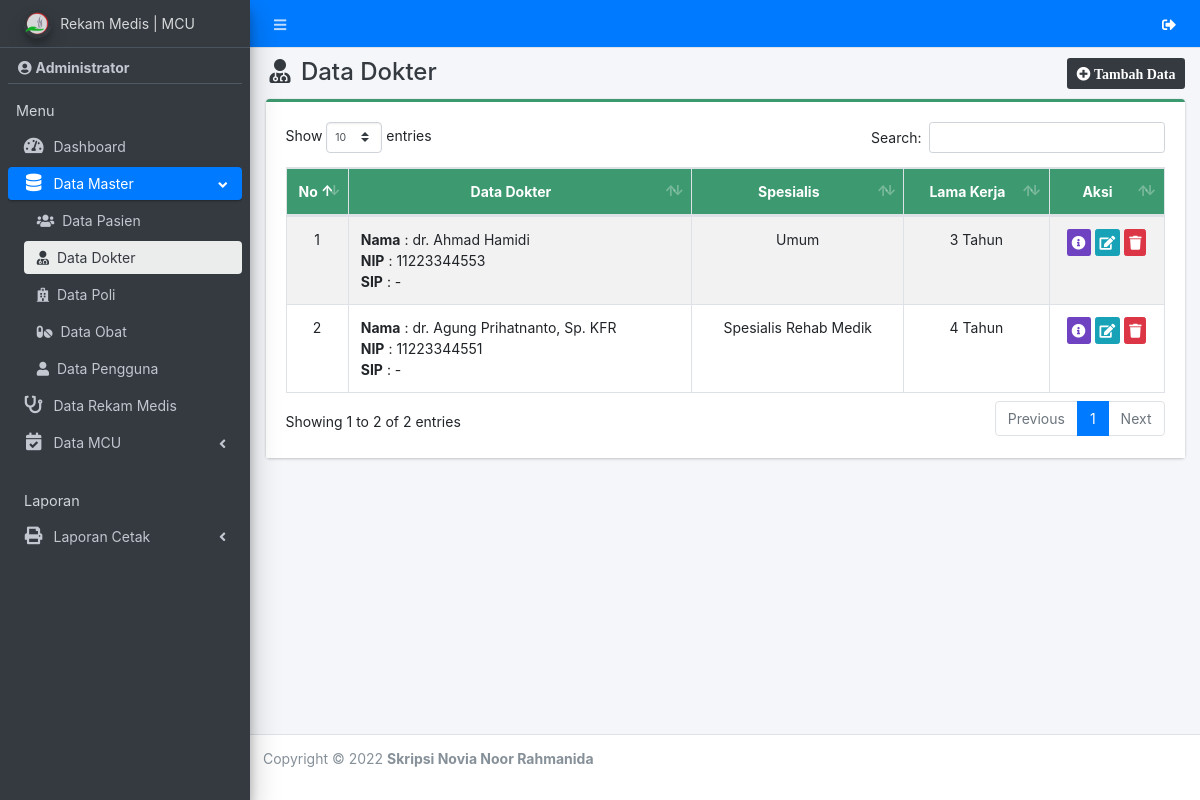
Before: /admin/dokter/index.php (signed in) with the older database file.
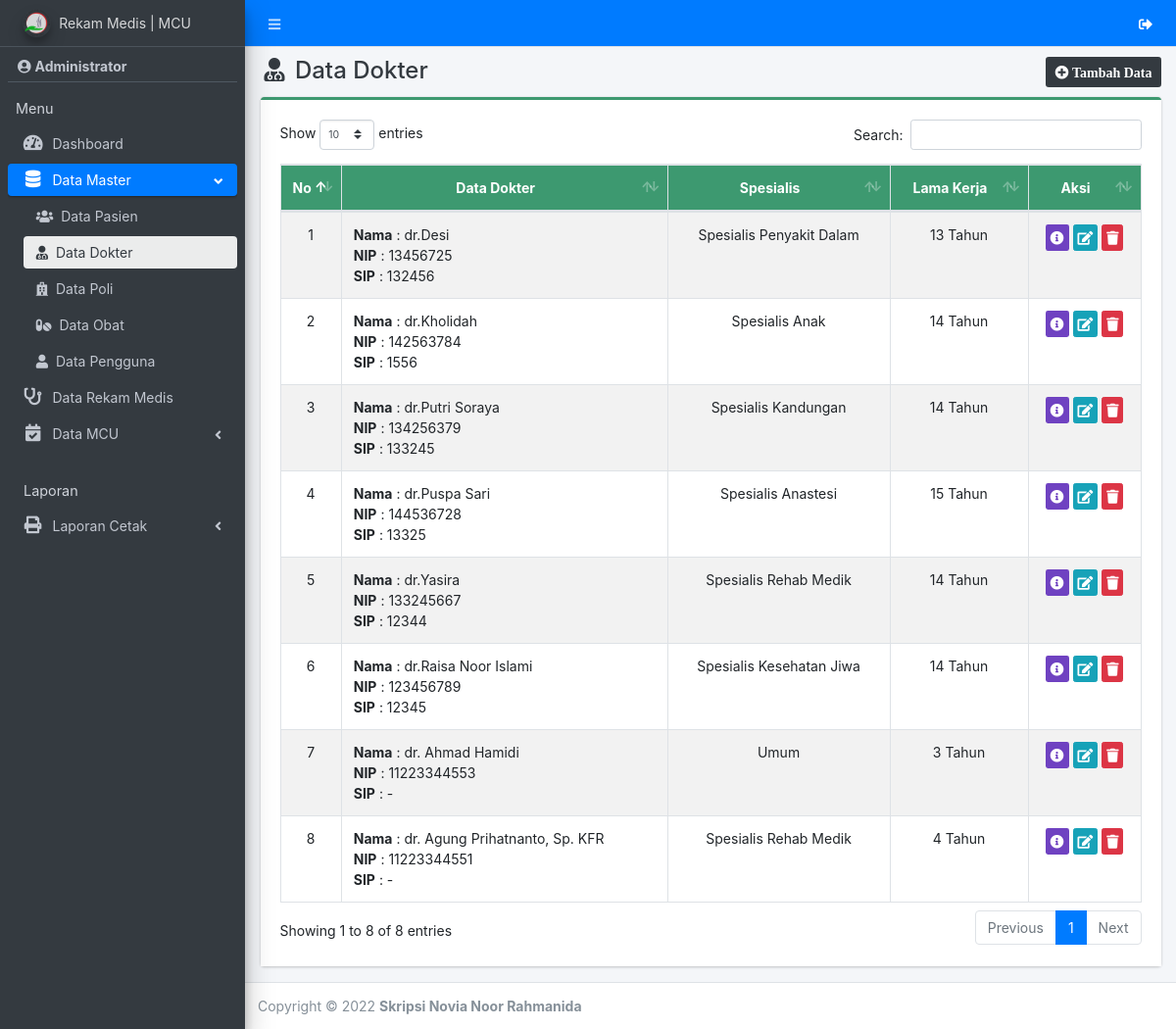
After: the same page with the newer database file.
### tables this page shows
CREATE TABLE `dokter` (
  `id_dokter` int(11) NOT NULL,
  `nm_dokter` varchar(50) NOT NULL,
  `nip` varchar(30) NOT NULL,
  `sip` varchar(30) NOT NULL,
  `spesialis` varchar(50) NOT NULL,
  `tgl_masuk` date NOT NULL,
  `alamat` text NOT NULL,
  `hp` varchar(20) NOT NULL
);

### admin/dokter/index.php (the view, shortened to what this page needs)
<?php
require '../../app/config.php';
include_once '../../template/header.php';
include_once '../../template/sidebar.php';
?>
<div class="content-wrapper">
    <div class="content-header">
        <div class="container-fluid">
            <div class="row">
                <div class="col-sm-6">
                    <h4 class="m-0 text-dark"><i class="fa fa-user-md ml-1 mr-1"></i> Data Dokter</h4>
                </div>
                <div class="col-sm-6 text-right">
                    <a href="tambah" class="btn btn-sm bg-dark"><i class="fa fa-plus-circle"> Tambah Data</i></a>
                </div>
            </div>
        </div>
    </div>
    <section class="content">
        <div class="container-fluid">
            <div class="row">
                <div class="col-md-12">
                    <div class="card card-olive card-outline">
                        <div class="card-body" style="background-color: white;">
                            <div class="table-responsive">
                                <table id="example1" class="table table-bordered table-striped dataTable">
                                    <thead class="bg-olive">
                                        <tr align="center">
                                            <th>No</th>
                                            <th>Data Dokter</th>
                                            <th>Spesialis</th>
                                            <th>Lama Kerja</th>
                                            <th>Aksi</th>
                                        </tr>
                                    </thead>
                                    <tbody>
                                        <?php
                                        $no = 1;
                                        $data = $con->query("SELECT * FROM dokter ORDER BY id_dokter DESC");
                                        while ($row = $data->fetch_array()) {
                                            $tgl = new DateTime($row['tgl_masuk']);
                                            $today = new DateTime('today');
                                            $y = $today->diff($tgl)->y;
                                        ?>
                                            <tr>
                                                <td align="center" width="5%"><?= $no++ ?></td>
                                                <td>
                                                    <b>Nama</b> : <?= $row['nm_dokter'] ?><br>
                                                    <b>NIP</b> : <?= $row['nip'] ?><br>
                                                    <b>SIP</b> : <?= $row['sip'] ?><br>
                                                </td>
                                                <td align="center"><?= $row['spesialis'] ?></td>
                                                <td align="center"><?= $y . ' Tahun' ?></td>
                                                <td align="center" width="13%">
                                                    <a href="#id<?= $row[0]; ?>" data-toggle="modal" class="btn bg-purple btn-xs" title="Detail"><i class="fa fa-info-circle"></i></a>
                                                    <a href="edit?id=<?= $row[0] ?>" class="btn btn-info btn-xs" title="Edit"><i class="fa fa-edit"></i></a>
                                                    <a href="hapus?id=<?= $row[0] ?>" class="btn btn-danger btn-xs alert-hapus" title="Hapus"><i class="fa fa-trash"></i></a>
                                                </td>
                                            </tr>
                                        <?php } ?>
                                    </tbody>
                                </table>
                            </div>
                        </div>
                    </div>
                </div>
            </div>
        </div>
    </section>
</div>
<?php
include_once '../../template/footer.php';
?>

Changed rows visible on the page:
added dokter: nm_dokter "dr.Desi", nip "13456725", sip "132456", spesialis "Spesialis Penyakit Dalam", tgl_masuk "13"
added dokter: nm_dokter "dr.Kholidah", nip "142563784", sip "1556", spesialis "Spesialis Anak", tgl_masuk "14"
added dokter: nm_dokter "dr.Putri Soraya", nip "134256379", sip "133245", spesialis "Spesialis Kandungan", tgl_masuk "14"
added dokter: nm_dokter "dr.Puspa Sari", nip "144536728", sip "13325", spesialis "Spesialis Anastesi", tgl_masuk "15"
added dokter: nm_dokter "dr.Yasira", nip "133245667", sip "12344", spesialis "Spesialis Rehab Medik", tgl_masuk "14"
added dokter: nm_dokter "dr.Raisa Noor Islami", nip "123456789", sip "12345", spesialis "Spesialis Kesehatan Jiwa", tgl_masuk "14"
Other visible differences:
text written by a page script: "Show entries Search: Showing 1 to 2 of 2 entries Previous 1 Next" → "Show entries Search: Showing 1 to 8 of 8 entries Previous 1 Next"
